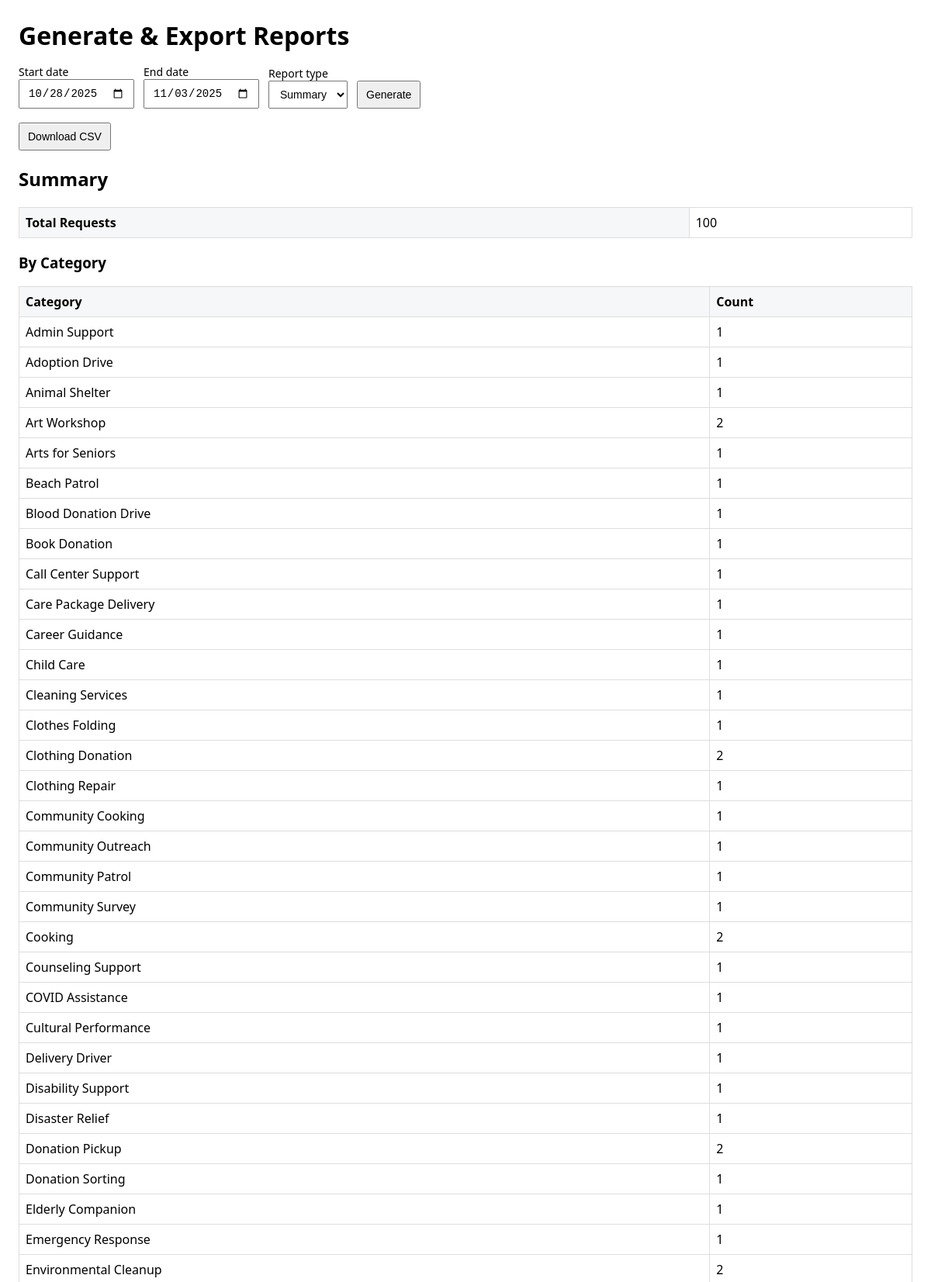
The page /reports (signed in, upper part) on the database its author committed.
### website/models.py (models this page shows)
class Category(db.Model):
    id = db.Column(db.Integer, primary_key=True)
    name = db.Column(db.String(100), unique=True, nullable=False)
    description = db.Column(db.String(250))
    date_created = db.Column(db.DateTime, default=datetime.utcnow)

### website/platform.py (the view, shortened to what this page needs)
@platform.route("/reports", methods=["GET", "POST"])
@login_required
def platform_reports():
    if not _ensure_platform_manager():
        flash("Only Platform Managers can access reports.", "danger")
        return redirect(url_for("views.index"))
    today = datetime.utcnow().date()
    default_start = today - timedelta(days=6)
    default_end = today
    if request.method == "POST":
        start_date = _safe_date(request.form.get("start_date"), default_start)
        end_date = _safe_date(request.form.get("end_date"), default_end)
        report_type = request.form.get("report_type") or "summary"
    else:
        start_date = _safe_date(request.args.get("start_date"), default_start)
        end_date = _safe_date(request.args.get("end_date"), default_end)
        report_type = request.args.get("report_type") or "summary"
    end_dt_inclusive = datetime.combine(end_date, datetime.max.time())
    start_dt_inclusive = datetime.combine(start_date, datetime.min.time())
    date_col = _request_date_col()
    q = Request.query.filter(date_col.between(start_dt_inclusive, end_dt_inclusive))
    requests = q.all()
    by_category = {}
    by_status = {}
    for r in requests:
        cat = getattr(getattr(r, "category", None), "name", "Unassigned")
        by_category[cat] = by_category.get(cat, 0) + 1
        st = getattr(r, "status", "Unknown")
        by_status[st] = by_status.get(st, 0) + 1
    summary = {
        "total_requests": len(requests),
        "by_category": sorted(by_category.items(), key=lambda x: x[0].lower()),
        "by_status": sorted(by_status.items(), key=lambda x: x[0].lower()),
    }
    return render_template(
        "platform_reports.html",
        start_date=start_date,
        end_date=end_date,
        report_type="summary",
        summary=summary,
        detailed=None
    )

### website/platform.py (called while the page is built)
def _ensure_platform_manager():
    return getattr(current_user, "role", "").lower() in {"platform manager", "platform_manager", "pm"}

def _safe_date(value, default=None):
    if not value:
        return default
    try:
        return datetime.strptime(value, "%Y-%m-%d").date()
    except Exception:
        return default

def _request_date_col():
    return Request.date_created

### website/templates/platform_reports.html (shortened to what this page needs)
<!DOCTYPE html>
<html lang="en">
<head>
<!doctype html>
<html lang="en">
<head>
</head>
<body>
  <h1>Generate & Export Reports</h1>
  <form method="post" action="{{ url_for('platform.platform_reports') }}">
    <label>
      Start date
      <input type="date" name="start_date"
             value="{{ (start_date|string) if start_date else '' }}">
    </label>
    <label>
      End date
      <input type="date" name="end_date"
             value="{{ (end_date|string) if end_date else '' }}">
    </label>
    <label>
      Report type
      <select name="report_type">
        <option value="summary" {{ 'selected' if report_type!='detailed' }}>Summary</option>
      </select>
    </label>
    <button type="submit">Generate</button>
  </form>
  <form method="post" action="{{ url_for('platform.platform_reports_export') }}">
    <button type="submit">Download CSV</button>
  </form>
  {% if report_type == 'detailed' and detailed %}
    <h2>Detailed</h2>
    <table>
      <thead>
        <tr>
          <th>ID</th><th>Title</th><th>Category</th><th>Status</th><th>Created On</th><th>Views</th>
        </tr>
      </thead>
      <tbody>
      {% for r in detailed %}
        <tr>
          <td>{{ r.id }}</td>
          <td>{{ r.title }}</td>
          <td>{{ r.category }}</td>
          <td>{{ r.status }}</td>
          <td>{{ r.created_on }}</td>
          <td>{{ r.views }}</td>
        </tr>
      {% endfor %}
      </tbody>
    </table>
  {% elif summary %}
    <h2>Summary</h2>
    <table>
      <tbody>
        <tr><th>Total Requests</th><td>{{ summary.total_requests }}</td></tr>
      </tbody>
    </table>
    <h3>By Category</h3>
    <table>
      <thead><tr><th>Category</th><th>Count</th></tr></thead>
      <tbody>
      {% for k, v in summary.by_category %}
        <tr><td>{{ k }}</td><td>{{ v }}</td></tr>
      {% endfor %}
      </tbody>
    </table>
  {% endif %}
</body>
</html>
</html>

### website/templates/platform_reports.html (style rules this page uses)
body { font-family:system-ui,-apple-system,Segoe UI,Roboto,Ubuntu,Helvetica,Arial,sans-serif;margin:24px }
h1 { margin:0 0 16px }
form { display:flex;gap:12px;flex-wrap:wrap;align-items:end;margin-bottom:18px }
label { display:flex;flex-direction:column;font-size:14px }
input,select,button { padding:8px 10px;font-size:14px }
table { border-collapse:collapse;width:100%;margin-top:10px }
th,td { border:1px solid #ddd;padding:8px;text-align:left }
th { background:#f6f7f8 }

### rows shown on the page
Category: name "Admin Support", v "1"
Category: name "Adoption Drive", v "1"
Category: name "Animal Shelter", v "1"
Category: name "Art Workshop", v "2"
Category: name "Arts for Seniors", v "1"
Category: name "Beach Patrol", v "1"
Category: name "Blood Donation Drive", v "1"
Category: name "Book Donation", v "1"
Category: name "Call Center Support", v "1"
Category: name "Care Package Delivery", v "1"
Category: name "Career Guidance", v "1"
Category: name "Child Care", v "1"
Category: name "Cleaning Services", v "1"
Category: name "Clothes Folding", v "1"
Category: name "Clothing Donation", v "2"
Category: name "Clothing Repair", v "1"
Category: name "Community Cooking", v "1"
Category: name "Community Outreach", v "1"
Category: name "Community Patrol", v "1"
Category: name "Community Survey", v "1"
Category: name "Cooking", v "2"
Category: name "Counseling Support", v "1"
Category: name "COVID Assistance", v "1"
Category: name "Cultural Performance", v "1"
Category: name "Delivery Driver", v "1"
Category: name "Disability Support", v "1"
Category: name "Disaster Relief", v "1"
Category: name "Donation Pickup", v "2"
Category: name "Donation Sorting", v "1"
Category: name "Elderly Companion", v "1"
Category: name "Emergency Response", v "1"
Category: name "Environmental Cleanup", v "2"

### other values the page prints
{{ summary.total_requests }} "100"
